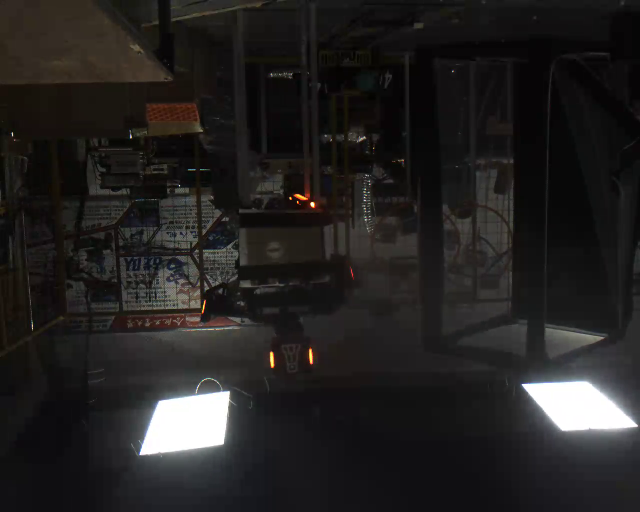
#> input picture rm_test_python/images/outpost_frame.png, 1280 x 1024 px (shown at 1/2 size)
$ python main.py
#> lines starting #> are read from the running program, lines starting #| are printed output that depends on the picture; after the words box and inside, x2 and y2 are one past the last pixel; in counts of white or black regions, pixels touching at a corner belong together
import cv2 as cv
import os
import sys
import numpy as np
import argparse

def Input_image(image_path=None):
    if image_path is None:
        parser = argparse.ArgumentParser()
        parser.add_argument("--image_path", type=str, default="./images/outpost_frame.png")
        image_path=parser.parse_args().image_path
    img=cv.imread(image_path)
    if img is None:
        print("error")
        sys.exit(0)
    return img
def Out_image(img,filename):
    os.makedirs("outputs", exist_ok=True)
    if not cv.imwrite(f"outputs/{filename}.png",img):
        print("error")
        sys.exit(0)
def Creat_mask_by_inRange(hsv,color):
    if color=="orange":
        lower = np.array([10, 76, 204])
        upper = np.array([40, 255, 255])
    elif color=="blue":
        lower = np.array([100, 100, 178])
        upper = np.array([130, 255, 255])
    elif color=="red":
        lower = np.array([160, 150, 150])
        upper = np.array([180, 255, 255])
        mask1=cv.inRange(hsv, lower, upper)
        lower = np.array([0, 150, 108])
        upper = np.array([10, 255, 255])
        mask2=cv.inRange(hsv, lower, upper)
        return cv.bitwise_or(mask1, mask2)
    mask=cv.inRange(hsv, lower, upper)
    return mask
def Blur_img(img,way="Gaussian",kernel_size=3):
    ksize = (kernel_size, kernel_size)
    if way=="Gaussian":
        return cv.GaussianBlur(img, ksize, 0)
    elif way=="Median":
        return cv.medianBlur(img, kernel_size)
    elif way=="Bilateral":
        return cv.bilateralFilter(img, kernel_size, 75, 75)
    elif way=="blur":
        return cv.blur(img, ksize)
    elif way=="None":
        return img
def Close_img(img,kernel_size=3):
    kernel=np.ones((kernel_size,kernel_size),np.uint8)
    return cv.morphologyEx(
    img,
    cv.MORPH_CLOSE,
    kernel
    )
def Open_img(img,kernel_size=3):
    kernel=np.ones((kernel_size,kernel_size),np.uint8)
    return cv.morphologyEx(
    img,
    cv.MORPH_OPEN,
    kernel
    )
def Get_mask(img,color):
    Blurred_img=Blur_img(img,way="Gaussian")
    hsv = cv.cvtColor(Blurred_img, cv.COLOR_BGR2HSV)
    if color=="orange":
        mask=cv.bitwise_or(Creat_mask_by_inRange(hsv,"red"),Creat_mask_by_inRange(hsv,"orange"))
    else:
        mask=Creat_mask_by_inRange(hsv,color)
    Out_image(Creat_mask_by_inRange(hsv,"blue"),"mask_blue")
    mask_closed=Close_img(mask,5)
    # mask_open=Open_img(mask_closed,1)
    return mask_closed
def check_light(rect):
    # print(rect)
    # sys.exit()
    width=min(rect[1][1],rect[1][0])
    height=max(rect[1][1],rect[1][0])
    area=width*height
    # print(width,height)
    if area<20:
        return 0
    if float(height)/float(width)<2:
        return 0
    return 1
def find_light(mask,result_light):
    contours, hierarchy = cv.findContours(
    mask,
    cv.RETR_EXTERNAL,
    cv.CHAIN_APPROX_SIMPLE
    )
    lights=[]
    for contour in contours:
        rect = cv.minAreaRect(contour)
        if not check_light(rect):
            continue
        points = np.intp(cv.boxPoints(rect))
        lights.append(rect)
        cv.drawContours(result_light, [points], 0, (0, 255, 0), 2)
    return lights
def get_angle(rect):
    (cx, cy), (w, h), angle = rect
    if w < h:
        angle += 90
    return angle % 180
def check_match(light1,light2):
    width1=min(light1[1][1],light1[1][0])
    height1=max(light1[1][1],light1[1][0])
    x1=light1[0][0]
    y1=light1[0][1]
    angle1=get_angle(light1)
    width2=min(light2[1][1],light2[1][0])
    height2=max(light2[1][1],light2[1][0])
    x2=light2[0][0]
    y2=light2[0][1]
    angle2=get_angle(light2)
    if abs(angle1-angle2)>20:
        return 0
    if float(abs(height1-height2))/float(height1)>0.3:
        return 0
    if float(abs(y1-y2))>0.5*height1:
        return 0
    if float(abs(x1-x2))>5*height1:
        return 0
    if float(abs(x1-x2))/float(height1)<1.0 or float(abs(x1-x2))/float(height1)>5.0:
        return 0
    return 1
def sort_points(points):
    # [7 lines of commented-out code are left out]
    order_x = np.argsort(points[:, 0])
    order_y = np.argsort(points[:, 1])
    top=order_y[:2]
    bottom=order_y[2:]
    if points[top[0]][0]<points[top[1]][0]:
        left_top=top[0]
        right_top=top[1]
    else:
        left_top=top[1]
        right_top=top[0]
    if points[bottom[0]][0]<points[bottom[1]][0]:
        left_bottom=bottom[0]
        right_bottom=bottom[1]
    else:
        left_bottom=bottom[1]
        right_bottom=bottom[0]
    return np.array([
        points[left_top],
        points[left_bottom],
        points[right_top],
        points[right_bottom]
    ])
def print_aim(aim_points,color):
    M = cv.moments(aim_points)
    cx = M["m10"] / M["m00"]
    cy = M["m01"] / M["m00"]
    with open("./outputs/information.txt", "w", encoding="utf-8") as f:
        f.write(f"\t中心点:({int(cx)},{int(cy)})\n")
        f.write(f"\t颜色:{color}\n")
        f.write(f"\t坐标:左上:{aim_points[0]} 左下:{aim_points[1]} 右下:{aim_points[2]} 右上:{aim_points[3]}\n")
        f.write(f"\n")
def putText(point,text,result):
    cv.putText(
    result,
    text,
    point,
    cv.FONT_HERSHEY_SIMPLEX,
    1,
    (0, 255, 0),
    2
    )
def make_text(aim_points,result):
    putText(aim_points[0],"左上",result)
    putText(aim_points[1],"左下",result)
    putText(aim_points[2],"右下",result)
    putText(aim_points[3],"右上",result)
def solvePnP(aim_points):
    pass
def draw_aim(light1,light2,result,color):
    points1 = sort_points(np.int32(cv.boxPoints(light1)))
    points2 = sort_points(np.int32(cv.boxPoints(light2)))
    if light1[0][0]<light2[0][0]:
        aim_points=np.array([points1[0],points1[1],points2[3],points2[2]],np.int32)
    else:
        aim_points=np.array([points2[0],points2[1],points1[3],points1[2]],np.int32)
    # print(len(aim_points))
    print_aim(aim_points,color)
    make_text(aim_points,result)
    cv.drawContours(result, [aim_points], 0, (0, 255, 0), 2)
    solvePnP(aim_points)
    pass
def Match_light(lights,result,color):
    for i in range(len(lights)):
        for j in range(i+1,len(lights)):
            if check_match(lights[i],lights[j]):
                draw_aim(lights[i],lights[j],result,color)
def Dispose_image(img,result,color="orange"):
    mask=Get_mask(img,color)
    Out_image(mask,"mask")
    result_light=img.copy()
    lights=find_light(mask,result_light)
    Out_image(result_light,"light")
    # cv.imshow("mask",mask)
    # print(len(lights))
    Match_light(lights,result,color)
def Dispose_video(file_path="./input/video.avi"):
    cap=cv.VideoCapture(file_path)
    if not cap.isOpened():
        print("error")
        return
    while True:
        ret,img=cap.read()
        if not ret:
            break
        result=img.copy()
        Dispose_image(img,result)
        cv.imshow("img",result)
        cv.waitKey(1)
    cap.release()
def main():
    img=Input_image()
#> in Input_image, img is the input picture: shape (1024, 1280, 3); mean B, G, R 32.7, 33.5, 35.4
    result=img.copy()
    Dispose_image(img,result)
#> in Get_mask, `hsv = cv.cvtColor(Blurred_img, cv.COLOR_BGR2HSV)`: hsv: shape (1024, 1280, 3); mean H, S, V 66.6, 41.4, 36.4
#> in Creat_mask_by_inRange, `mask1=cv.inRange(hsv, lower, upper)`:
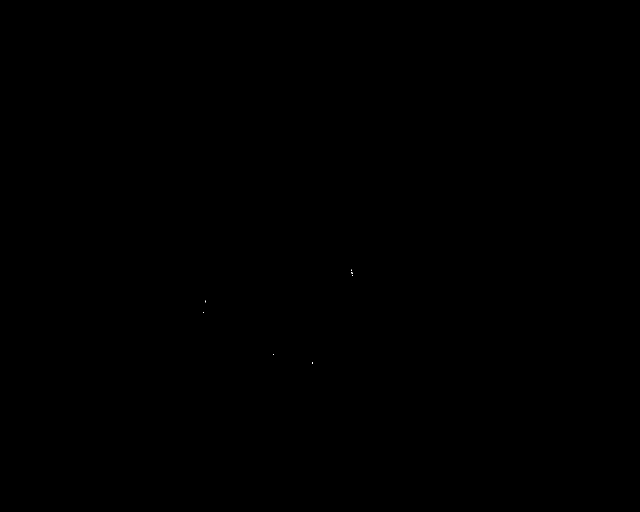
#> mask1: shape (1024, 1280) (shown at 1/2 size); 0% white in thin lines or dots, all inside (x1, y1, x2, y2) = (406, 539, 706, 728)
#> in Creat_mask_by_inRange, `mask2=cv.inRange(hsv, lower, upper)`: mask2: shape (1024, 1280); 0.04% white; 19 white regions (14 under 20 px), largest, box (x1, y1, x2, y2) and area: (587, 382, 620, 401) 193, (618, 695, 627, 729) 91, (541, 705, 550, 736) 52, (619, 408, 633, 417) 39, (404, 612, 410, 628) 23
#> in Creat_mask_by_inRange, `return cv.bitwise_or(mask1, mask2)`: returned value: shape (1024, 1280); 0.04% white; 17 white regions (11 under 20 px), largest, box (x1, y1, x2, y2) and area: (587, 382, 620, 401) 193, (618, 695, 627, 729) 97, (541, 705, 550, 736) 54, (619, 408, 633, 417) 39, (702, 538, 707, 552) 31, (404, 612, 410, 628) 25
#> in Creat_mask_by_inRange (call 2), `mask=cv.inRange(hsv, lower, upper)`: mask: shape (1024, 1280); 0.04% white; 8 white regions (3 under 20 px), largest, box (x1, y1, x2, y2) and area: (540, 704, 548, 735) 180, (619, 698, 624, 726) 126, (590, 389, 614, 400) 125, (405, 602, 410, 625) 40, (622, 405, 630, 415) 32
#> in Get_mask, `mask=cv.bitwise_or(Creat_mask_by_inRange(hsv,"red"),Creat_mask_by_inRa..`:
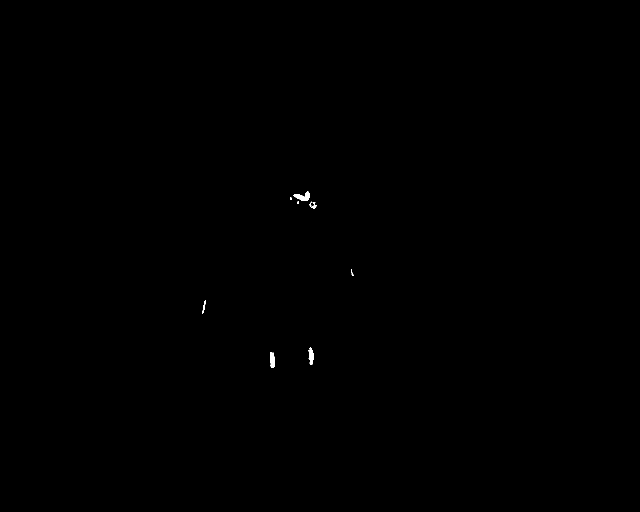
#> mask: shape (1024, 1280) (shown at 1/2 size); 0.08% white; 11 white regions (5 under 20 px), largest, box (x1, y1, x2, y2) and area: (587, 382, 620, 401) 321, (540, 704, 550, 736) 231, (618, 695, 627, 729) 223, (619, 403, 633, 417) 84, (404, 600, 412, 628) 76, (702, 538, 707, 552) 31
#> in Creat_mask_by_inRange (call 3), `mask=cv.inRange(hsv, lower, upper)`: mask: shape (1024, 1280); 0% white in thin lines or dots, all inside (x1, y1, x2, y2) = (278, 766, 1065, 908)
#> in Close_img, `return cv.morphologyEx( img, cv.MORPH_CLOSE, kernel )`: returned value: shape (1024, 1280); 0.09% white; 7 white regions (1 under 20 px)
#> in find_light, `contours, hierarchy = cv.findContours( mask, cv.RETR_EXTERNAL, cv.CHAI..`: contours = 7 contours, 2 with area under 20; largest, box (x1, y1, x2, y2) and area: (587, 382, 620, 408) 318, (540, 704, 550, 736) 212, (617, 695, 627, 729) 198, (619, 403, 633, 417) 111, (404, 600, 412, 628) 50
#> the loop in find_light, `for contour in contours:` made 7 passes
#> (rect, width in check_light, height in check_light, area in check_light, points) on passes 1 to 4: (((544.5, 719.5), (31, 9), -90), 9, 31, 279, [[549, 735], [540, 735], [540, 704], [549, 704]]), (((621.5, 711.5), (33, 9), -90), 9, 33, 297, [[626, 728], [617, 728], [617, 695], [626, 695]]), (((407.7, 613.6), (27.6, 3.57), -81.25), 3.57, 27.6, 98.62, [[407, 627], [403, 626], [408, 599], [411, 600]]), (((703.5, 544.8), (2.63, 13.33), -15.26), 2.63, 13.33, 35.08, [[703, 551], [700, 538], [703, 537], [706, 550]])
#> (rect, width in check_light, height in check_light, area in check_light) on passes 5, 7: (((625.5, 409.7), (12.3, 13.44), -81.87), 12.3, 13.44, 165.3), (((604.2, 393.1), (31.27, 20.61), -21.25), 20.61, 31.27, 644.5)
#> after the loop in find_light, `for contour in contours:`:
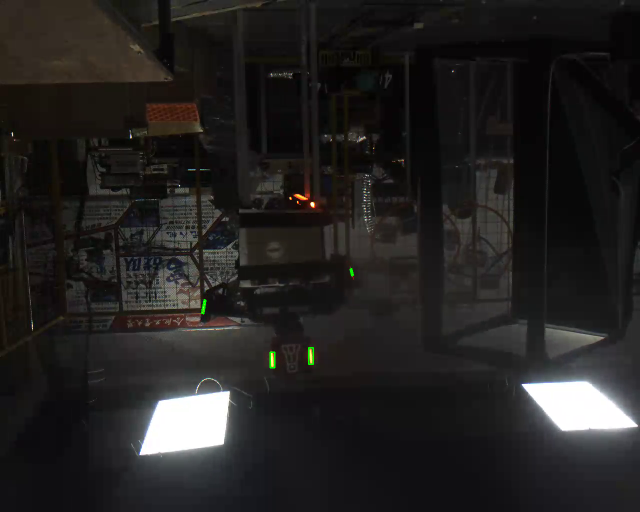
#> result_light: shape (1024, 1280, 3) (shown at 1/2 size); 0.06% of pixels changed, all inside (x1, y1, x2, y2) = (402, 536, 708, 737)
#> after the loop in find_light, `for contour in contours:`: lights = [((544.5, 719.5), (31, 9), -90), ((621.5, 711.5), (33, 9), -90), ((407.7, 613.6), (27.6, 3.57), -81.25), ((703.5, 544.8), (2.63, 13.33), -15.26)]
#> the loop in Match_light, `for i in range(len(lights)):` made 4 passes
    # cv.imshow("img",result)
    Out_image(result,"result")
#> call 4 of Out_image, with filename = 'result'
#> in Out_image (call 4), `if not cv.imwrite(f"outputs/{filename}.png",img):`:
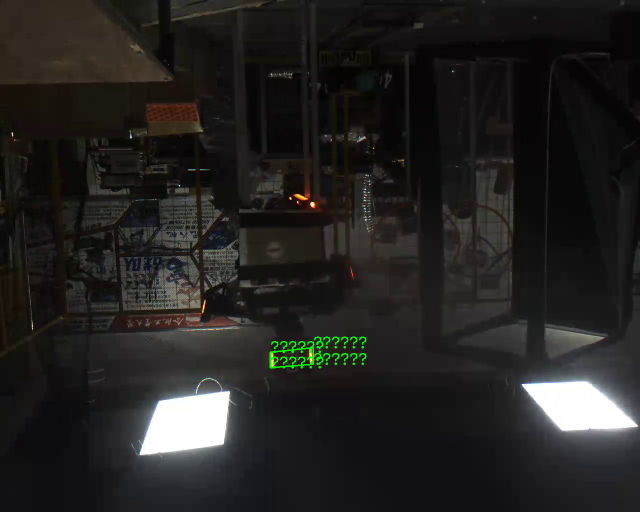
#> saved as result.png: shape (1024, 1280, 3) (shown at 1/2 size); mean B, G, R 32.6, 34, 35.3
    cv.waitKey(0)
    cv.destroyAllWindows()
if __name__ == "__main__":
    main()
